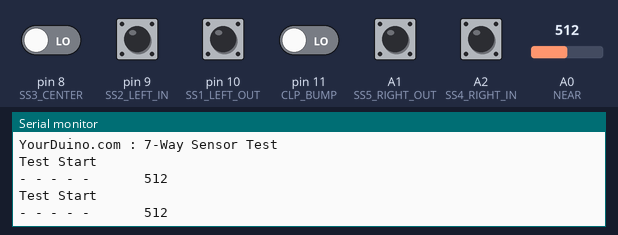
The sketch below on a simulated Arduino Uno, built with avr-gcc and run on an emulated ATmega328P. Parts: the last lines printed to the serial monitor. The inputs (shaded band) are chosen by the test bench; at power-on: A1 (SS5_RIGHT_OUT), A2 (SS4_RIGHT_IN), pin 8 (SS3_CENTER), pin 9 (SS2_LEFT_IN), pin 10 (SS1_LEFT_OUT), pin 11 (CLP_BUMP) LOW, A0 (NEAR) = 512.

Above: at 1.8 s.
1.9 s: A0 (NEAR) set to 0
At 2.8 s:
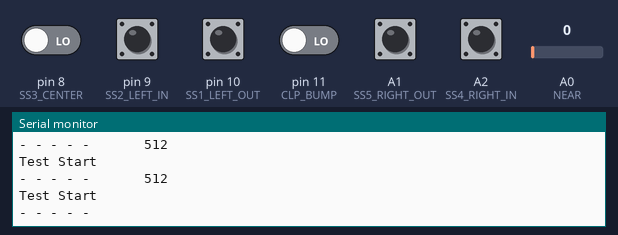
4.5 s: pin 8 (SS3_CENTER) driven HIGH
At 5.8 s:
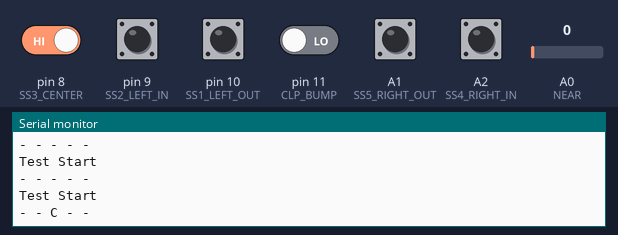
7.5 s: pin 9 (SS2_LEFT_IN) pulled HIGH for 1.2 s
At 8.8 s:
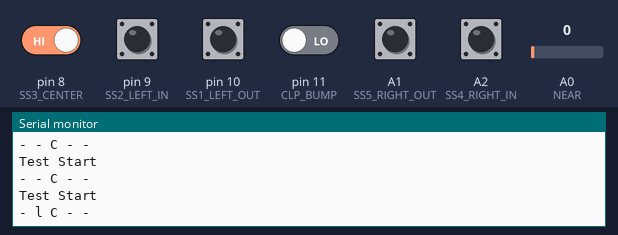
10.2 s: pin 10 (SS1_LEFT_OUT) pulled HIGH for 1.2 s
At 11.8 s:
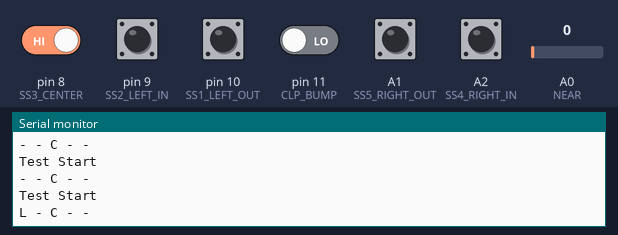
12.9 s: pin 11 (CLP_BUMP) driven HIGH
At 13.8 s:
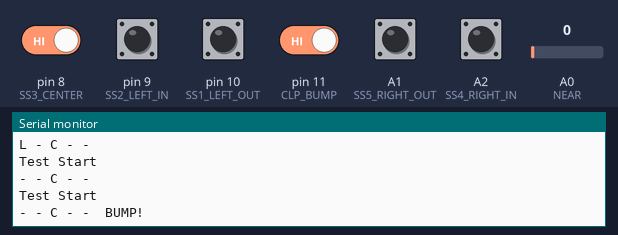
15.5 s: A1 (SS5_RIGHT_OUT) pulled HIGH for 1.2 s
At 16.8 s:
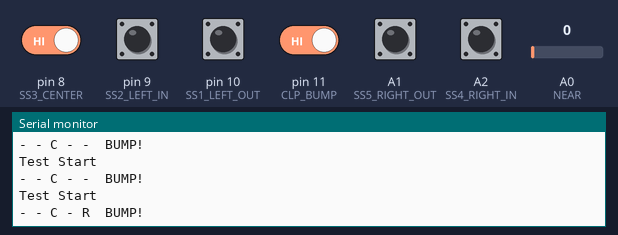

Measured:
- after the input at 1.9 s, the serial monitor: prints a new line after 0.12 s (image 1)
- after the input at 4.5 s, the serial monitor: prints a new line after 0.52 s (image 2)
- after the input at 7.5 s, the serial monitor: prints a new line after 0.52 s (image 3)
- after the input at 10.2 s, the serial monitor: prints a new line after 0.82 s (image 4)
- after the input at 12.9 s, the serial monitor: prints a new line after 0.12 s (image 5)
- after the input at 15.5 s, the serial monitor: prints a new line after 0.52 s (image 6)

The sketch:

Testing_The_Line_Follower_Sensor.ino
```cpp
/* YourDuino.com Example Software Sketch
 7-Way Robot Line Tracking Sensor Test
 http://arduino-info.wikispaces.com/Robot+7-wayMultiTrackingSensor
 terry@yourduino.com */

/*-----( Import needed libraries )-----*/

/*-----( Declare Constants )-----*/

/*-(Servo controls for Robot .. later)-*/
//#define MOTOR_LEFT 9  /*-(servo for Left wheel)-*/
//#define MOTOR_RIGHT 10 /*-(servo for Right wheel)-*/
//#define LEFT_ZERO_TRIM  0
//#define RIGHT_ZERO_TRIM 2;

/*-(Connections to NewWay 7-Way Robot Line Follower Sensor)-*/
#define SS1_LEFT_OUT  10
#define SS2_LEFT_IN   9
#define SS3_CENTER    8
#define CLP_BUMP      11
#define SS4_RIGHT_IN  A2
#define SS5_RIGHT_OUT A1  // Don't use pin 13 as an input..

#define NEAR          A0 // Used as digital, probably


/*-----( Declare objects )-----*/

/*-----( Declare Variables )-----*/

byte  LeftOut;
byte  LeftIn;
byte  Center;
byte  RightIn;
byte  RightOut;

byte  Bump;
int   Near;

void setup()   /*----( SETUP: RUNS ONCE )----*/
{
  Serial.begin(9600);
  Serial.println("YourDuino.com : 7-Way Sensor Test");
}/*--(end setup )---*/

void loop()   /*----( LOOP: RUNS CONSTANTLY )----*/
{
  Serial.println("Test Start");
  getSensorData();
  showSensorData();
  delay(1000);
}/* --(end main loop )-- */

/*-----( Declare User-written Functions )-----*/

void getSensorData()
{
  LeftOut  = digitalRead(SS1_LEFT_OUT);
  LeftIn   = digitalRead(SS2_LEFT_IN);
  Center   = digitalRead(SS3_CENTER);
  RightIn  = digitalRead(SS4_RIGHT_IN);
  RightOut = digitalRead(SS5_RIGHT_OUT);
  Bump     = digitalRead(CLP_BUMP);
  Near     = analogRead(NEAR);
}

void showSensorData()
{
  if (LeftOut  == 1) {Serial.print("L ");} else {Serial.print("- ");}
  if (LeftIn   == 1) {Serial.print("l ");} else {Serial.print("- ");}
  if (Center   == 1) {Serial.print("C ");} else {Serial.print("- ");}
  if (RightIn  == 1) {Serial.print("r ");} else {Serial.print("- ");}
  if (RightOut == 1) {Serial.print("R ");} else {Serial.print("- ");}
  if (Bump     == 1) {Serial.print(" BUMP!");} else {Serial.print("      ");}
  if (Near) {Serial.print(Near);}  else {Serial.print("    ");}
  Serial.println();
}
/* ( THE END ) */
```
